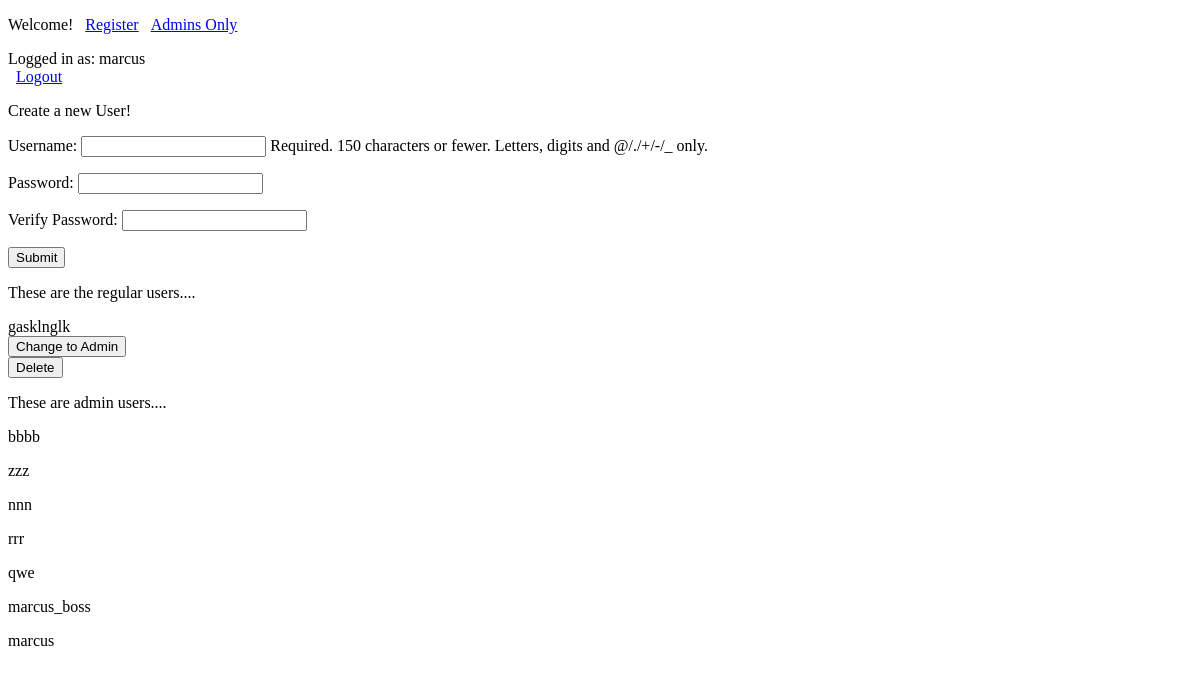
Page /users/ (signed in) on the earlier database version.
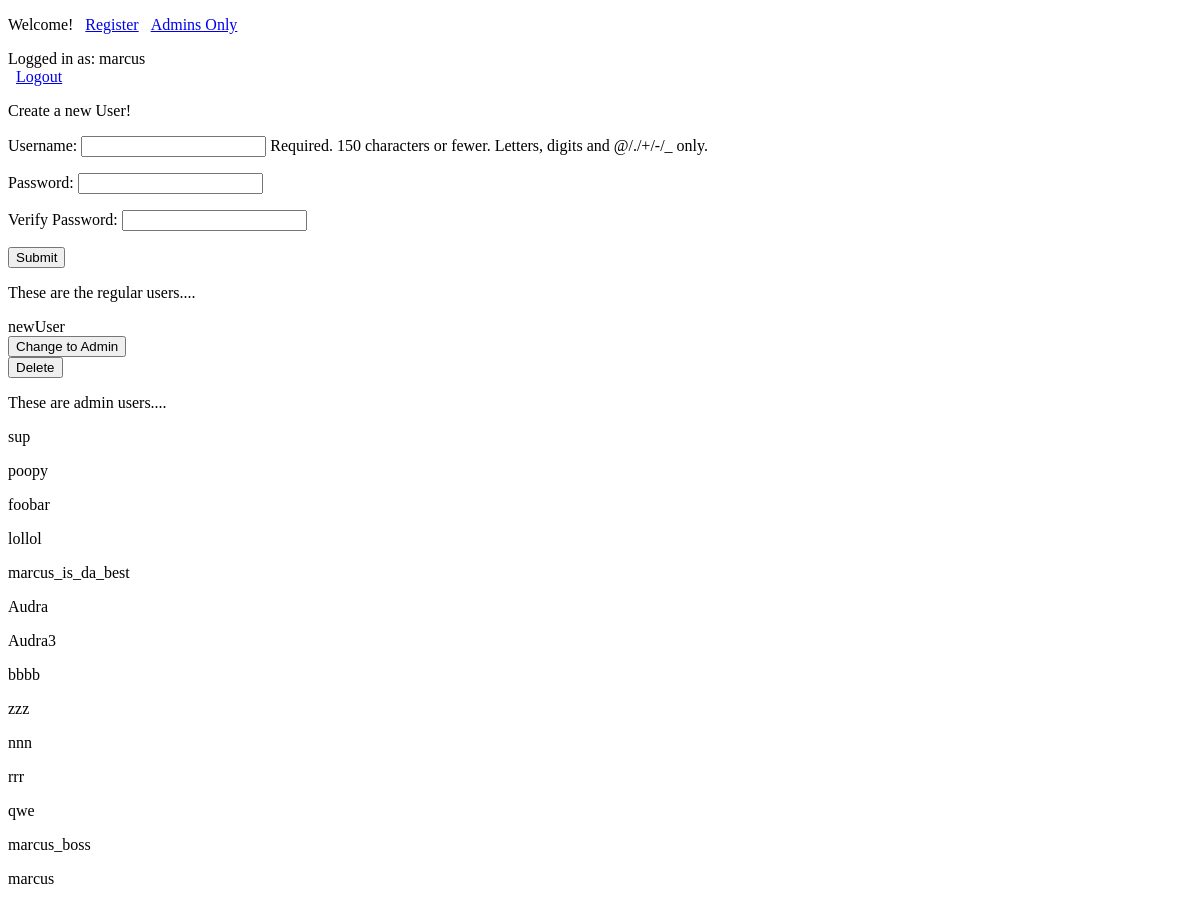
Same page on the later database version.
### accounts/models.py (models this page shows)
class Account(models.Model):
    user = models.ForeignKey(User)
    permissions = models.ManyToManyField("Permission")
    class Meta:
        ordering = ("-id",)
        abstract = True

class DNSUser(Account):
    pass

class Administrator(Account):
    pass

### accounts/views.py (the view)
# urls.py: url(r'^users/$', render_default_users, name="default_users"),
def render_default_users(request):
    u = request.user.id
    data = dict()
    admin = Administrator.objects.filter(user_id = u)
    print admin
    if admin:
        data["default_users"] = DNSUser.objects.all()
        data["form"] = RegisterationForm
        data["admin_users"] = Administrator.objects.all()
        return render(request, "accounts/default_users.html", data)
    else:
        data["not_admin"] = 1
        return render(request, "accounts/error_page.html", data)

### templates/accounts/default_users.html (shortened to what this page needs)
{% extends "base.html" %}
{% block body %}
<p>
  Create a new User!
</p>
<form class="" action="{% url 'register' %}" method="post">
  {{form.as_p}}
  <input type="submit" name="name" value="Submit">
</form>
{% if default_users %}
  <p>
    These are the regular users....
  </p>
  {% for u in default_users %}
  <div class="">
    {{u.user.username}}
    <form class="" action="{% url 'user_to_admin'%}" method="post">{% csrf_token %}
      <input type="submit" name="name" value="Change to Admin">
    </form>
    <form class="" action="{% url 'confirm_delete_user'%}" method="post">
      <input type="submit" name="name" value="Delete">
    </form>
  </div>
  {% endfor %}
{% endif %}
<p>
  These are admin users....
</p>
{% for u in admin_users %}
<p class="">
  {{u.user.username}}
</p>
{% endfor %}
{% endblock body %}

### templates/base.html (shortened to what this page needs)
<!DOCTYPE html>
<html>
  <head>
  </head>
  <body>
  <p>
      Welcome!
  <a href="{% url 'register' %}">Register</a>
  {% if user.is_authenticated %}
  <a href="{% url 'default_users' %}">Admins Only</a>
  <br>
  <div> Logged in as:  {{ user.username }}</div>
  <a href="{% url 'logout' %}">Logout</a>
  {% else %}
  <a href="{% url 'login' %}">Login</a>
  <a href="{% url 'render_administrator_form' %}">Create Admin Account</a>
  {% endif %}
    {% block body %}
    {% endblock body %}
  </body>
</html>

### templates/base.html (style rules this page uses)
a { margin-left: 0.5em; }

Differences in the rows shown:
removed DNSUser: user.username "gasklnglk"
added DNSUser: user.username "newUser"
added Administrator: user.username "sup"
added Administrator: user.username "poopy"
added Administrator: user.username "foobar"
added Administrator: user.username "lollol"
added Administrator: user.username "marcus_is_da_best"
added Administrator: user.username "Audra"
added Administrator: user.username "Audra3"
